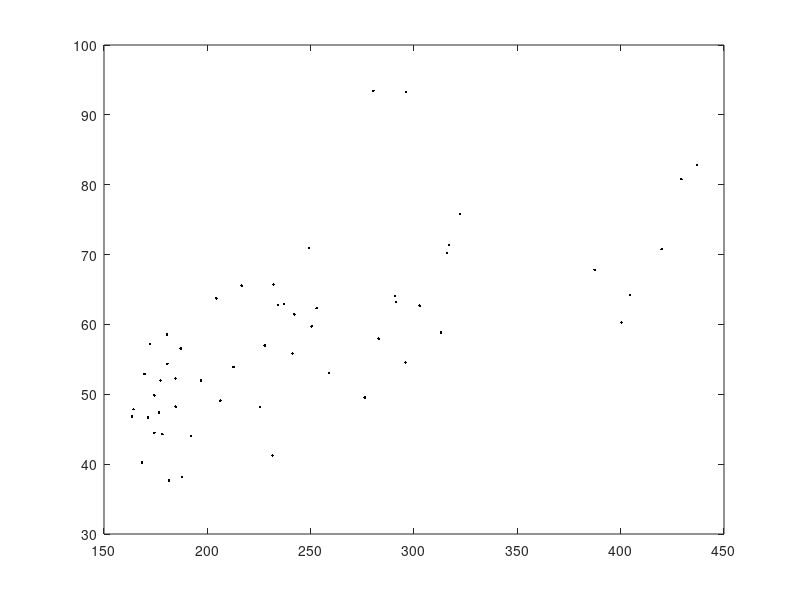

Write MATLAB code to recreate this figure. (Note: this script raises an error after producing the figure.)
means = [234.22	204.34	252.87	315.93	296.11	302.74	429.36	404.59	387.38	227.8	216.64	258.85	316.86	313.11	322.18	436.85	419.84	400.41	212.68	184.59	225.53	241.18	231.97	237.21	290.88	276.15	282.87	206.27	196.89	231.52	242.11	249.08	250.52	280.36	291.35	295.9	184.67	164.26	192.05	171.34	169.59	174.35	174.36	163.61	168.44	178.26	176.56	180.49	172.27	187.13	187.66	177.34	180.66	181.48];
stds =  [62.773	63.721	62.319	70.224	93.252	62.69	80.781	64.202	67.809	56.997	65.56	53.075	71.349	58.858	75.838	82.825	70.769	60.3	53.896	52.246	48.143	55.815	65.737	62.913	64.054	49.535	57.957	49.1	51.973	41.224	61.437	70.926	59.721	93.423	63.184	54.525	48.234	47.853	44.04	46.695	52.917	44.487	49.848	46.834	40.213	44.284	47.395	58.557	57.24	56.55	38.162	51.951	54.364	37.665];
plot(means, stds, 'k.');
lsline;